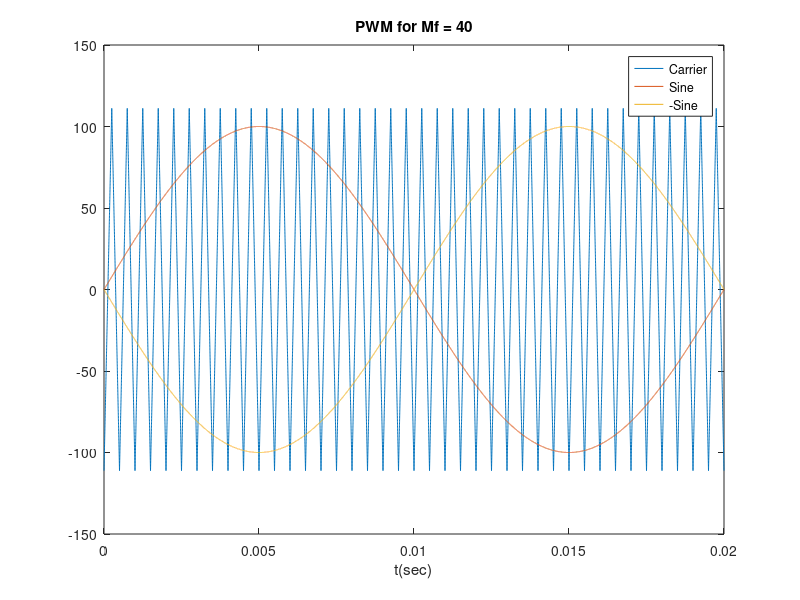
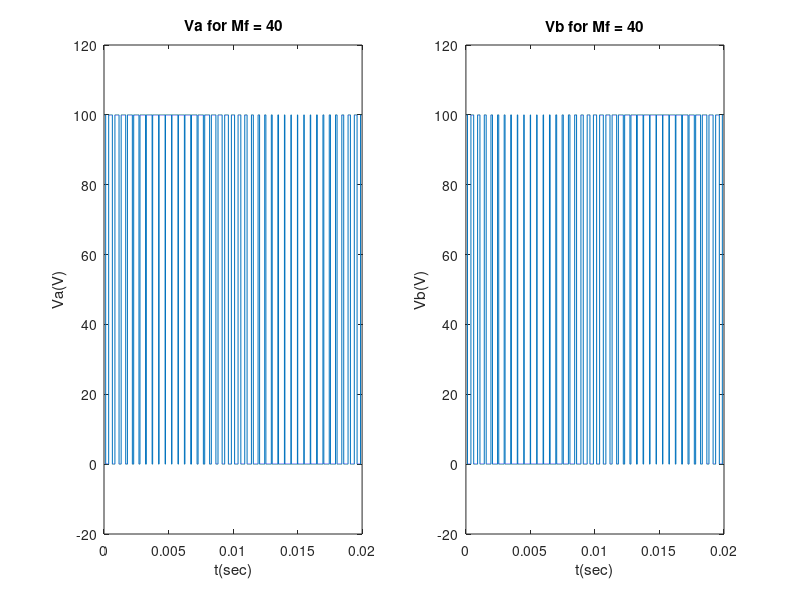
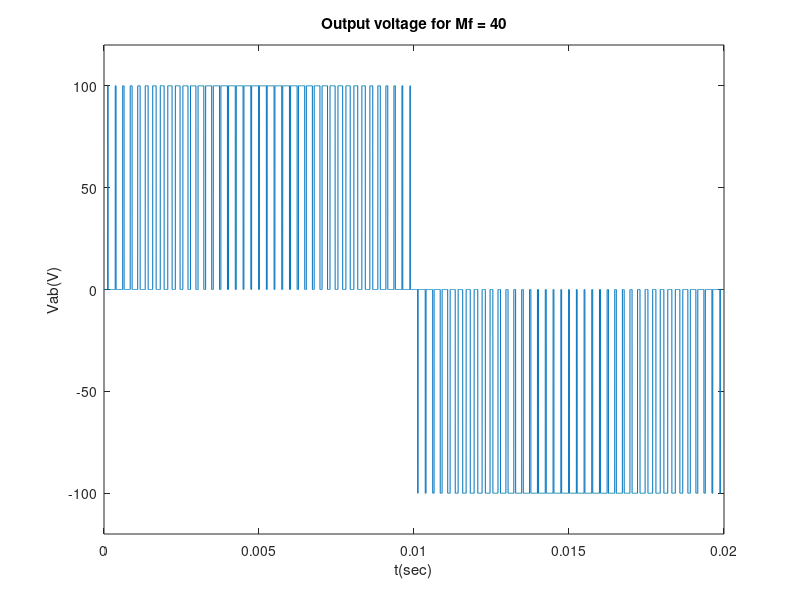
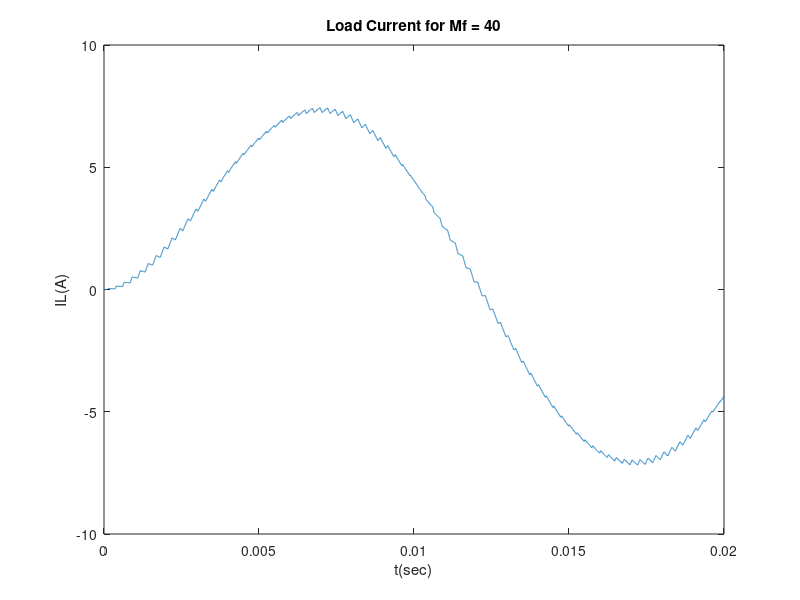

Write the MATLAB code that produced these figures, in order.
close all;
clear all;

%% ---------- 2 -------------

V = 100;            % Input voltage
R = 10;             % Resistance
L = 0.025;          % Induction
f = 50;             % Frequency
om = 2*pi*f;        % Omega
dt = 10^-6;         % Step
n =1;               % Number of periods
t = 0:dt:n*1/f;     % Vector for time
ma = 0.9;           % Ma is 0.9
mf1 = 40;           % Mf is 40 for 1st case
mf2 = 200;          % Mf is 200 for 2nd case
sine = sin(om*t)*V; % Reference signal
amp = 1/2;          % Triangle wave's width
Vm_c = V/ma;        % Carrier Vm


%Initialization
Va  = zeros(size(t));
Vb  = zeros(size(t));
Vab = zeros(size(t));
IQ1 = zeros(size(t));
IQ2 = zeros(size(t));
IQ3 = zeros(size(t));
IQ4 = zeros(size(t));
IL = zeros(size(t));

% System's parameters
A1 = -R/L;
B1 = 1/L;
C1 = 1;
D1 = 0;

% State space model
sys1 = ss(A1,B1,C1,D1);
% Discrete system
sys1_dis = c2d(sys1, dt);
dis1 = sys1_dis.A;
dis2 = sys1_dis.B;
dis3 = sys1_dis.C;
dis4 = sys1_dis.D;

%Calculations for Mf = 40
f_carrier = f*mf1;  %Carrier signal
triangle = ((sawtooth(2*pi*f_carrier*t, amp)))*Vm_c;
k = 1;  
for i = t
    if(sine(k) > triangle(k))
        Va(k) = V;
        IQ1(k) = IL(k);
    elseif(sine(k) < triangle(k))
        IQ4(k) = IL(k);
    end
        
    if(-sine(k) > triangle(k))
        Vb(k) = V;
        IQ3(k) = IL(k);
    elseif(-sine(k) < triangle(k))
        IQ2(k) = IL(k);
    end
    
    Vab(k) = Va(k) - Vb(k);
    IL(k+1) = dis1*IL(k) + dis2*Vab(k);
        
    k=k+1;
end
    
figure;
plot(t,triangle);
hold on;
plot(t,sine);
plot(t,-sine);
legend('Carrier','Sine','-Sine');
title('PWM for Mf = 40');
xlabel('t(sec)');
hold off;
   
figure;
subplot(1,2,1);
plot(t,Va);
title('Va for Mf = 40');
xlabel('t(sec)');
ylabel('Va(V)');
axis([0 0.02 -20 120]);
 

subplot(1,2,2);
plot(t,Vb);
title('Vb for Mf = 40');
xlabel('t(sec)');
ylabel('Vb(V)');
axis([0 0.02 -20 120]);
      
figure;
plot(t,Vab);
title('Output voltage for Mf = 40');
xlabel('t(sec)');
ylabel('Vab(V)');
axis([0 0.02 -120 120]);
  
figure;
plot(t,IL(1:end-1));
title('Load Current for Mf = 40');
xlabel('t(sec)');
ylabel('IL(A)');
   
figure;
subplot(2,2,1);
plot(t,IQ1);
title('Q1 for Mf = 40');
xlabel('t(sec)');
ylabel('IQ1(A)');
  
subplot(2,2,2);
plot(t,IQ2);
title('Q2 for Mf = 40');
xlabel('t(sec)');
ylabel('IQ2(A)');
  
subplot(2,2,3);
plot(t,IQ3);
title('Q3 for Mf = 40');
xlabel('t(sec)');
ylabel('IQ3(A)');
  
subplot(2,2,4);
plot(t,IQ4);
title('Q4 for Mf = 40');
xlabel('t(sec)');
ylabel('IQ4(A)');
  
% Calculation of output power
Pout = (IL(1:end-1).^2)*R;    
figure()
plot(t,Pout)
title('Output Power for Mf = 40 using PWM');
grid on;
xlabel('t(sec)');
ylabel('Pout(W)');
    

NFFT = 10000;
p1ph = (Vab.*IL(1:end-1));                          % Power
P1ph = mean(p1ph((n-1)*1000+1:end));                % Active power
Vab_rms = sqrt(sum(Vab(1:NFFT).^2)/(NFFT/2));       % Vrms of output    
Iab_rms = sqrt(sum(IL(1:NFFT).^2)/(NFFT/2));        % Irms 
S = Vab_rms * Iab_rms;                              % Apparent power
Pf = P1ph/S;                                        % Power factor
fprintf('Power Factor for Mf = 40 is ');            % Displaying Pf 
disp(Pf);  
        
% Fourier transformation
F = (1/dt)/2*linspace(0,1,(NFFT/2)+1);
Vab_F = fft(Vab,NFFT);
figure();
stem(F,(abs(Vab_F(1:(NFFT/2)+1)/Vab_F(2))));
title('Harmonics for Mf = 40');
xlabel('Frequency(Hz)')
ylabel('Vab')
       

% Calculations for Mf = 200
f_carrier = f*mf2;  %Carrier signal
triangle = ((sawtooth(2*pi*f_carrier*t, amp)))*Vm_c;
k = 1;  
for i = t
    if(sine(k) > triangle(k))
        Va(k) = V;
        IQ1(k) = IL(k);
    elseif(sine(k) < triangle(k))
        IQ4(k) = IL(k);
    end
        
    if(-sine(k) > triangle(k))
        Vb(k) = V;
        IQ3(k) = IL(k);
    elseif(-sine(k) < triangle(k))
        IQ2(k) = IL(k);
    end
    
    Vab(k) = Va(k) - Vb(k);
    IL(k+1) = dis1*IL(k) + dis2*Vab(k);
        
    k=k+1;
end
    
figure;
plot(t,triangle);
hold on;
plot(t,sine);
plot(t,-sine);
legend('Carrier','Sine','-Sine');
title('PWM for Mf = 200');
xlabel('t(sec)');
hold off;
    
figure;
subplot(1,2,1);
plot(t,Va);
title('Va for Mf = 200');
xlabel('t(sec)');
ylabel('Va(V)');
axis([0 0.02 -20 120]);

subplot(1,2,2);
plot(t,Vb);
title('Vb for Mf = 200');
xlabel('t(sec)');
ylabel('Vb(V)');
axis([0 0.02 -20 120]);
      
figure;
plot(t,Vab);
title('Output voltage for Mf = 200');
xlabel('t(sec)');
ylabel('Vab(V)');
axis([0 0.02 -120 120]);
  
figure;
plot(t,IL(1:end-1));
title('Load Current for Mf = 200');
xlabel('t(sec)');
ylabel('IL(A)');
   
figure;
subplot(2,2,1);
plot(t,IQ1);
title('Q1 for Mf = 200');
xlabel('t(sec)');
ylabel('IQ1(A)');
  
subplot(2,2,2);
plot(t,IQ2);
title('Q2 for Mf = 200');
xlabel('t(sec)');
ylabel('IQ2(A)');

subplot(2,2,3);
plot(t,IQ3);
title('Q3 for Mf = 200');
xlabel('t(sec)');
ylabel('IQ3(A)');
  
subplot(2,2,4);
plot(t,IQ4);
title('Q4 for Mf = 200');
xlabel('t(sec)');
ylabel('IQ4(A)');
  
% Calculation of output power
Pout = (IL(1:end-1).^2)*R;    
figure()
plot(t,Pout)
title('Output Power for Mf = 200 using PWM');
grid on;
xlabel('t(sec)');
ylabel('Pout(W)');
    
    
NFFT = 10000;
p1ph = (Vab.*IL(1:end-1));                          % Power
P1ph = mean(p1ph((n-1)*1000+1:end));                % Active power
Vab_rms = sqrt(sum(Vab(1:NFFT).^2)/(NFFT/2));       % Vrms of output    
Iab_rms = sqrt(sum(IL(1:NFFT).^2)/(NFFT/2));        % Irms 
S = Vab_rms * Iab_rms;                              % Apparent power
Pf = P1ph/S;                                        % Power factor
fprintf('Power Factor for Mf = 200 is ');           % Displaying Pf 
disp(Pf);  
        
% Fourier transformation
F = (1/dt)/2*linspace(0,1,(NFFT/2)+1);
Vab_F = fft(Vab,NFFT);
figure();
stem(F,(abs(Vab_F(1:(NFFT/2)+1)/Vab_F(2))));
title('Harmonics for Mf = 200');
xlabel('Frequency(Hz)')
ylabel('Vab')
